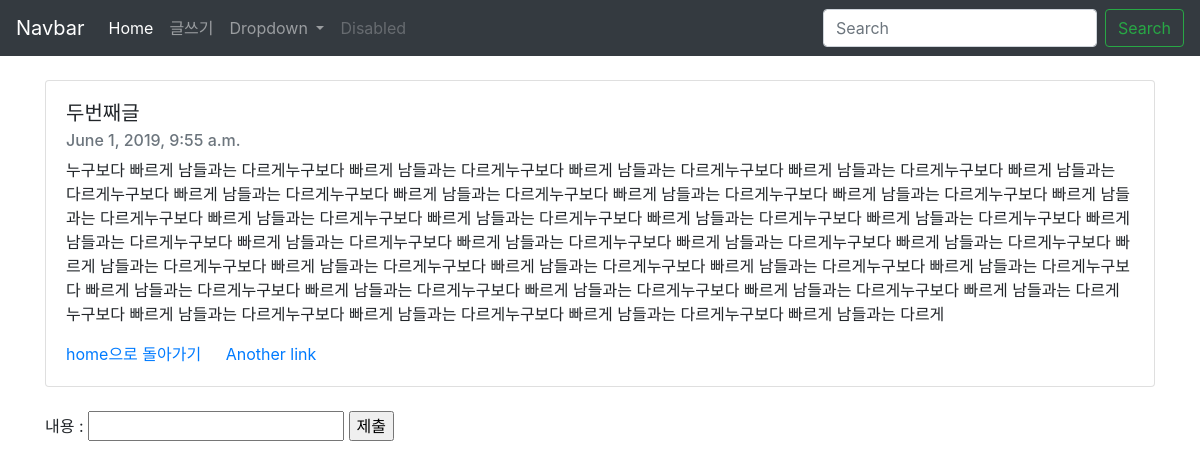
The app's page /blog/2, older data.
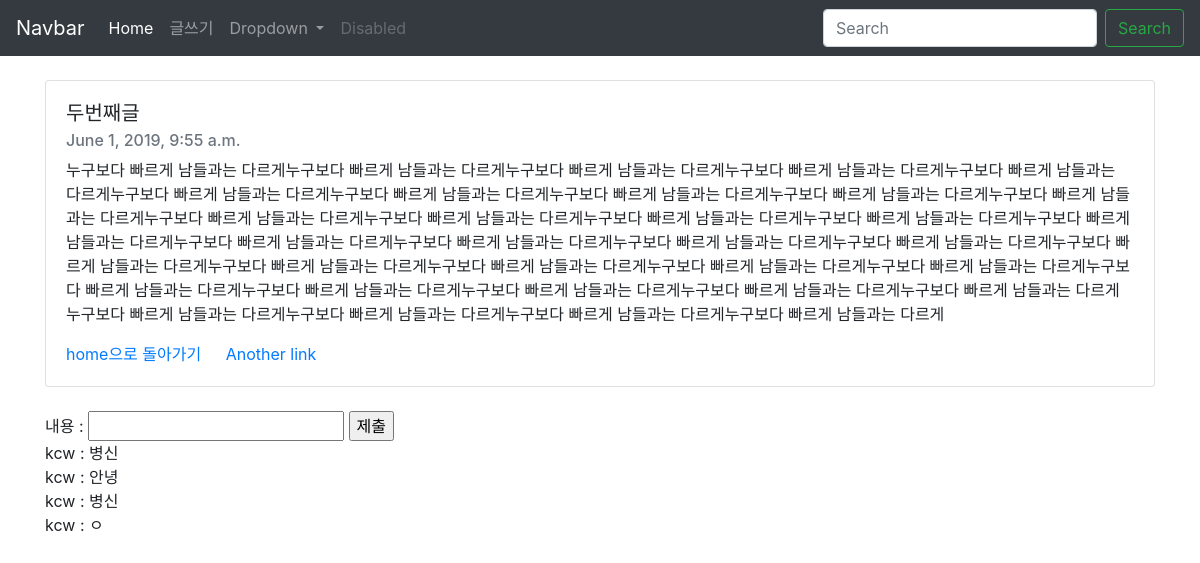
The same page, newer data.
### blog/models.py (models this page shows)
class Comment(models.Model):
    post = models.ForeignKey(Blog, on_delete=models.CASCADE, related_name="comments")
    user = models.ForeignKey(User,on_delete=models.CASCADE)
    body = models.CharField(max_length=500) # 댓글내용

### blog/views.py (the view)
# urls.py: path('<int:blog_id>', views.detail, name="detail"),
def detail(request, blog_id):
    details = get_object_or_404(Blog, pk=blog_id)
    return render(request, 'detail.html',{'details':details})

### templates/detail.html (shortened to what this page needs)
{% extends 'base.html' %}
{% block body %}
<br>
<div class="container">
<div class="card">
  <div class="card-body">
    <h5 class="card-title">{{details.title}}</h5>
    <h6 class="card-subtitle mb-2 text-muted">{{details.pub_date}}</h6>
    <p class="card-text">{{details.body}}</p>
    <a href="{% url 'home'%}" class="card-link">home으로 돌아가기</a>
    <a href="#" class="card-link">Another link</a>
  </div>
</div>
</div>
<br>
<div class="container">
<form action="{% url 'comment_add' details.id %}" method="POST">
  내용 :
  <input type="text" name="body">
  <input type="submit" value="제출">
</form>
{% for comment in details.comments.all %}
  {{comment.user.username}} : {{comment.body}}
  <br>
{% endfor %}
</div>
{% endblock %}

Row changes from the older to the newer data that the page shows:
added Comment: user.username "kcw", body "병신"
added Comment: user.username "kcw", body "안녕"
added Comment: user.username "kcw", body "병신"
added Comment: user.username "kcw", body "ㅇ"
